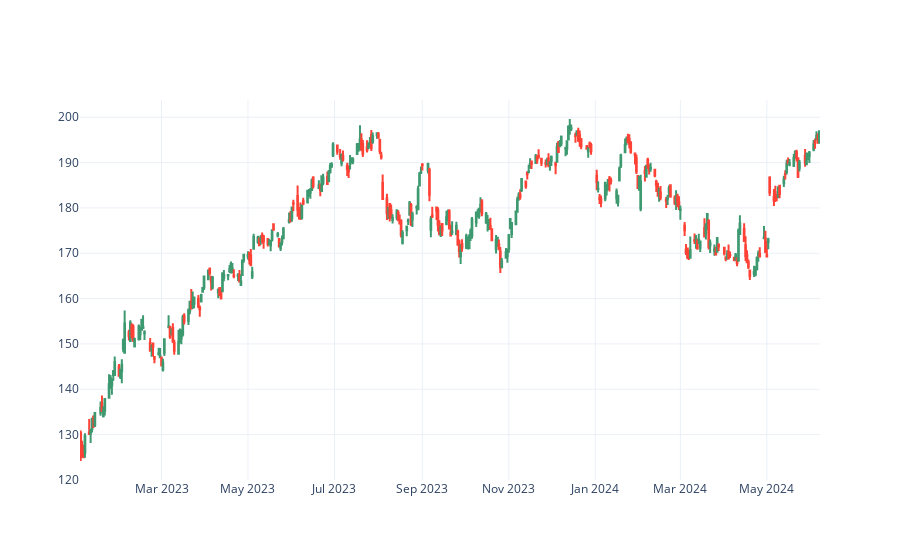

Write notebook code for a chart like this one.
### Code cell
fig = plot_candlestick(fdr.DataReader('AAPL', start='2023'))
fig.show()

### Figure 1 — Plotly figure (JSON) as saved in the notebook; plotly's stock layout.template omitted (floating-point values rounded to 4 significant figures; data arrays with more than 128 entries replaced by an {"elided": "..."} marker saying what was removed)
{"data": [{"close": {"elided": "360 float values"}, "high": {"elided": "360 float values"}, "low": {"elided": "360 float values"}, "name": "Candlesticks", "open": {"elided": "360 float values"}, "type": "candlestick", "x": {"elided": "360 str values"}}], "layout": {"xaxis": {"rangeslider": {"visible": false}}}}
